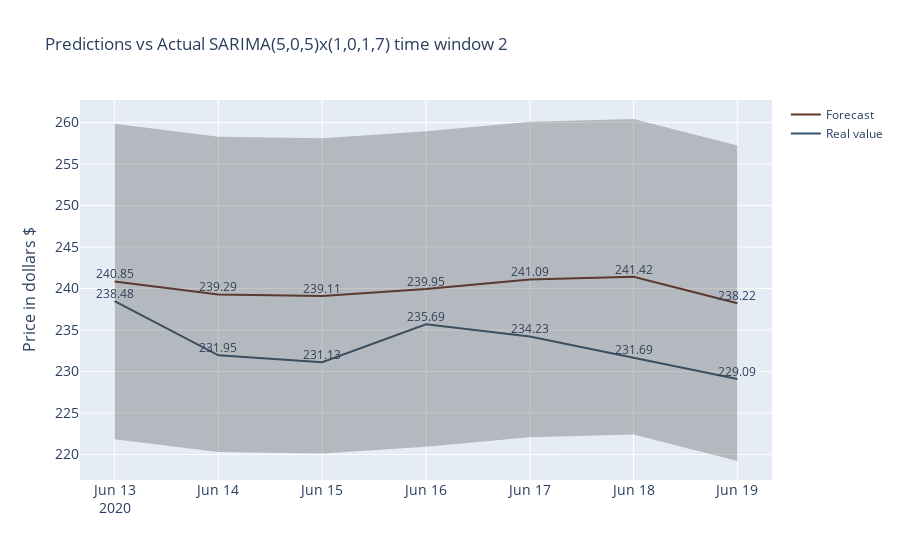

Here is the notebook cell this chart was saved with:
### Code cell
aux = aux_df.reset_index()

fig = go.Figure()
fig.add_trace(go.Scatter(x=list(aux['Fecha']),
                y=aux['Real_value'],
                name="Real value",
                marker_color='rgb(55, 83, 109)',
                mode="lines+text",
                text=list(aux['Real_value']),
                textposition="top center"
                ))
fig.add_trace(go.Scatter(x=list(aux['Fecha']),
                y=aux['Forecast'],
                name="Forecast",
                marker_color='rgb(100, 53, 39)',
                mode="lines+text",
                text=list(aux['Forecast']),
                textposition="top center"
                ))
fig.add_trace(go.Scatter(
                name='Upper Bound',
                x=list(aux['Fecha']),
                y=aux['Forecast']+19,
                mode='lines',
                marker=dict(color="#444"),
                line=dict(width=0),
                showlegend=False
                ))
fig.add_trace(go.Scatter(
                name='Lower Bound',
                x=list(aux['Fecha']),
                y=aux['Forecast']-19,
                marker=dict(color="#444"),
                line=dict(width=0),
                mode='lines',
                fillcolor='rgba(68, 68, 68, 0.3)',
                fill='tonexty',
                showlegend=False
                ))
fig.update_layout(
    title='Predictions vs Actual SARIMA(5,0,5)x(1,0,1,7) time window 2',
    xaxis_tickfont_size=14,
    yaxis=dict(
        title='Price in dollars $',
        titlefont_size=16,
        tickfont_size=14,
    )
)
fig.show()

### Figure 1 — Plotly figure (JSON) as saved in the notebook; plotly's stock layout.template omitted (floating-point values rounded to 4 significant figures)
{"data": [{"marker": {"color": "rgb(55, 83, 109)"}, "mode": "lines+text", "name": "Real value", "text": ["238.48", "231.95", "231.13", "235.69", "234.23", "231.69", "229.09"], "textposition": "top center", "type": "scatter", "x": ["2020-06-13T00:00:00", "2020-06-14T00:00:00", "2020-06-15T00:00:00", "2020-06-16T00:00:00", "2020-06-17T00:00:00", "2020-06-18T00:00:00", "2020-06-19T00:00:00"], "y": [238.5, 231.9, 231.1, 235.7, 234.2, 231.7, 229.1]}, {"marker": {"color": "rgb(100, 53, 39)"}, "mode": "lines+text", "name": "Forecast", "text": ["240.85", "239.29", "239.11", "239.95", "241.09", "241.42", "238.22"], "textposition": "top center", "type": "scatter", "x": ["2020-06-13T00:00:00", "2020-06-14T00:00:00", "2020-06-15T00:00:00", "2020-06-16T00:00:00", "2020-06-17T00:00:00", "2020-06-18T00:00:00", "2020-06-19T00:00:00"], "y": [240.8, 239.3, 239.1, 239.9, 241.1, 241.4, 238.2]}, {"line": {"width": 0}, "marker": {"color": "#444"}, "mode": "lines", "name": "Upper Bound", "showlegend": false, "type": "scatter", "x": ["2020-06-13T00:00:00", "2020-06-14T00:00:00", "2020-06-15T00:00:00", "2020-06-16T00:00:00", "2020-06-17T00:00:00", "2020-06-18T00:00:00", "2020-06-19T00:00:00"], "y": [259.9, 258.3, 258.1, 258.9, 260.1, 260.4, 257.2]}, {"fill": "tonexty", "fillcolor": "rgba(68, 68, 68, 0.3)", "line": {"width": 0}, "marker": {"color": "#444"}, "mode": "lines", "name": "Lower Bound", "showlegend": false, "type": "scatter", "x": ["2020-06-13T00:00:00", "2020-06-14T00:00:00", "2020-06-15T00:00:00", "2020-06-16T00:00:00", "2020-06-17T00:00:00", "2020-06-18T00:00:00", "2020-06-19T00:00:00"], "y": [221.8, 220.3, 220.1, 220.9, 222.1, 222.4, 219.2]}], "layout": {"title": {"text": "Predictions vs Actual SARIMA(5,0,5)x(1,0,1,7) time window 2"}, "xaxis": {"tickfont": {"size": 14}}, "yaxis": {"tickfont": {"size": 14}, "title": {"font": {"size": 16}, "text": "Price in dollars $"}}}}
